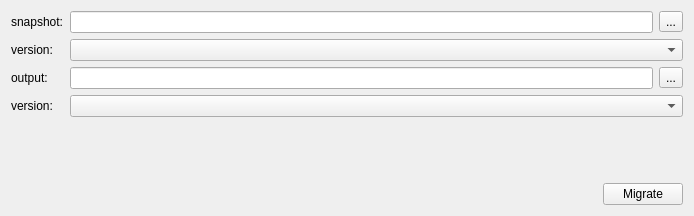
<?xml version="1.0" encoding="UTF-8"?>
<ui version="4.0">
 <class>MigratorWidget</class>
 <widget class="QWidget" name="MigratorWidget">
  <property name="geometry">
   <rect>
    <x>0</x>
    <y>0</y>
    <width>694</width>
    <height>216</height>
   </rect>
  </property>
  <property name="windowTitle">
   <string>Form</string>
  </property>
  <layout class="QVBoxLayout" name="verticalLayout">
   <item>
    <layout class="QGridLayout" name="gridLayout">
     <property name="topMargin">
      <number>0</number>
     </property>
     <item row="0" column="0">
      <widget class="QLabel" name="snapshot_label">
       <property name="text">
        <string>snapshot:</string>
       </property>
       <property name="alignment">
        <set>Qt::AlignmentFlag::AlignLeading|Qt::AlignmentFlag::AlignLeft|Qt::AlignmentFlag::AlignVCenter</set>
       </property>
      </widget>
     </item>
     <item row="2" column="1">
      <widget class="QLineEdit" name="output_edit"/>
     </item>
     <item row="0" column="1">
      <widget class="QLineEdit" name="snapshot_edit"/>
     </item>
     <item row="3" column="0">
      <widget class="QLabel" name="output_version_label">
       <property name="text">
        <string>version:</string>
       </property>
      </widget>
     </item>
     <item row="2" column="2">
      <widget class="QToolButton" name="output_browser_button">
       <property name="text">
        <string>...</string>
       </property>
      </widget>
     </item>
     <item row="3" column="1" colspan="2">
      <widget class="QComboBox" name="output_version_edit"/>
     </item>
     <item row="1" column="0">
      <widget class="QLabel" name="snapshot_version_label">
       <property name="text">
        <string>version:</string>
       </property>
       <property name="alignment">
        <set>Qt::AlignmentFlag::AlignLeading|Qt::AlignmentFlag::AlignLeft|Qt::AlignmentFlag::AlignVCenter</set>
       </property>
      </widget>
     </item>
     <item row="0" column="2">
      <widget class="QToolButton" name="snapshot_browser_button">
       <property name="text">
        <string>...</string>
       </property>
      </widget>
     </item>
     <item row="2" column="0">
      <widget class="QLabel" name="output_label">
       <property name="text">
        <string>output:</string>
       </property>
       <property name="alignment">
        <set>Qt::AlignmentFlag::AlignLeading|Qt::AlignmentFlag::AlignLeft|Qt::AlignmentFlag::AlignVCenter</set>
       </property>
      </widget>
     </item>
     <item row="1" column="1" colspan="2">
      <widget class="QComboBox" name="snapshot_version_edit"/>
     </item>
    </layout>
   </item>
   <item>
    <widget class="ConsoleWidget" name="console_widget" native="true"/>
   </item>
   <item>
    <layout class="QHBoxLayout" name="horizontalLayout">
     <property name="topMargin">
      <number>0</number>
     </property>
     <item>
      <spacer name="horizontalSpacer">
       <property name="orientation">
        <enum>Qt::Orientation::Horizontal</enum>
       </property>
       <property name="sizeHint" stdset="0">
        <size>
         <width>40</width>
         <height>20</height>
        </size>
       </property>
      </spacer>
     </item>
     <item>
      <widget class="QPushButton" name="migrate_button">
       <property name="text">
        <string>Migrate</string>
       </property>
      </widget>
     </item>
    </layout>
   </item>
  </layout>
 </widget>
 <customwidgets>
  <customwidget>
   <class>ConsoleWidget</class>
   <extends>QWidget</extends>
   <header>console_widget.h</header>
   <container>1</container>
  </customwidget>
 </customwidgets>
 <resources/>
 <connections/>
</ui>
